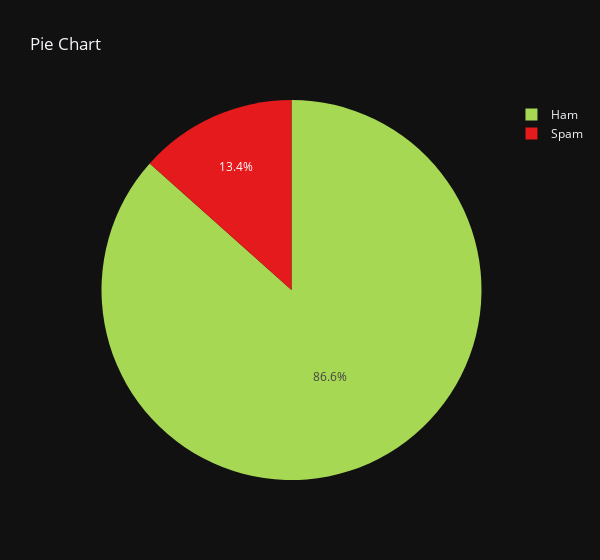

Here is the notebook cell this chart was saved with:
### Code cell
fig = px.pie(temp, values = 'Count', names = 'Target', width = 600, 
             color = 'Target', color_discrete_map = {'Ham': 'rgb(166, 216, 84)', 'Spam': 'rgb(228, 26, 28)'},
             template = 'plotly_dark', title = "Pie Chart")
fig.show()

### Figure 1 — Plotly figure (JSON) as saved in the notebook; plotly's stock layout.template omitted (floating-point values rounded to 4 significant figures)
{"data": [{"customdata": [["Ham"], ["Spam"]], "domain": {"x": [0, 1], "y": [0, 1]}, "hovertemplate": "Target=%{customdata[0]}<br>Count=%{value}<extra></extra>", "labels": ["Ham", "Spam"], "legendgroup": "", "marker": {"colors": ["rgb(166, 216, 84)", "rgb(228, 26, 28)"]}, "name": "", "showlegend": true, "type": "pie", "values": [4825, 747]}], "layout": {"legend": {"tracegroupgap": 0}, "title": {"text": "Pie Chart"}, "width": 600}}
